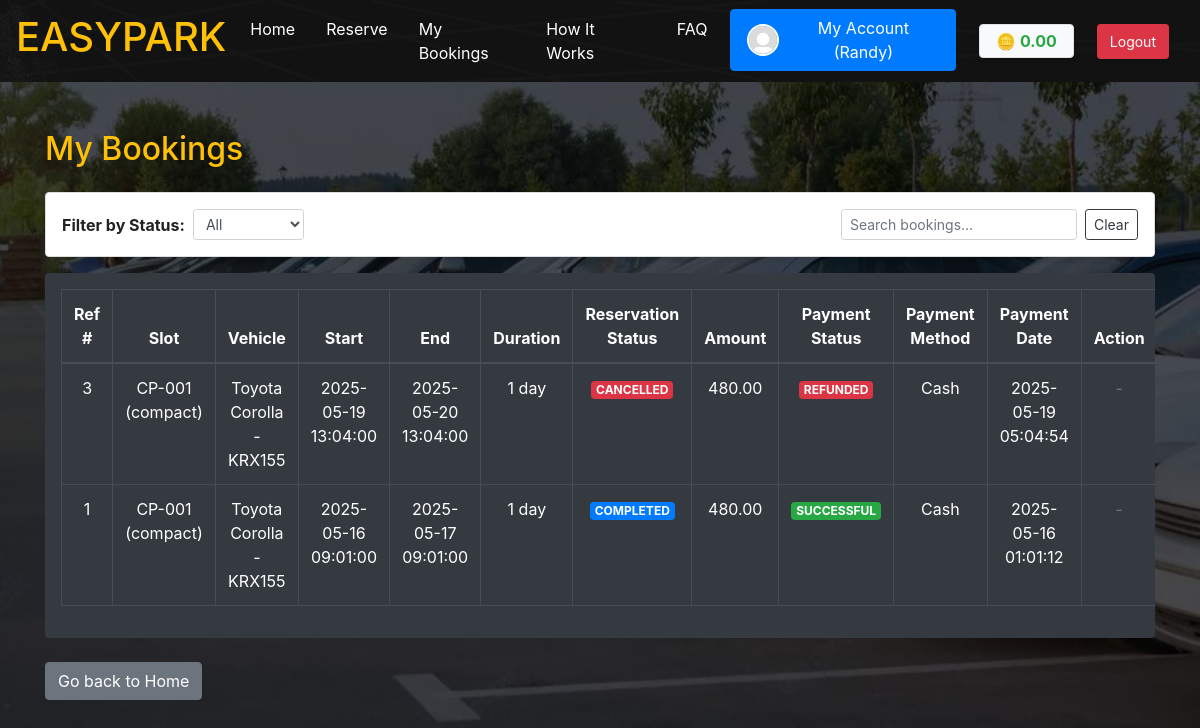
Before: /bookings.php (signed in) with the older database file.
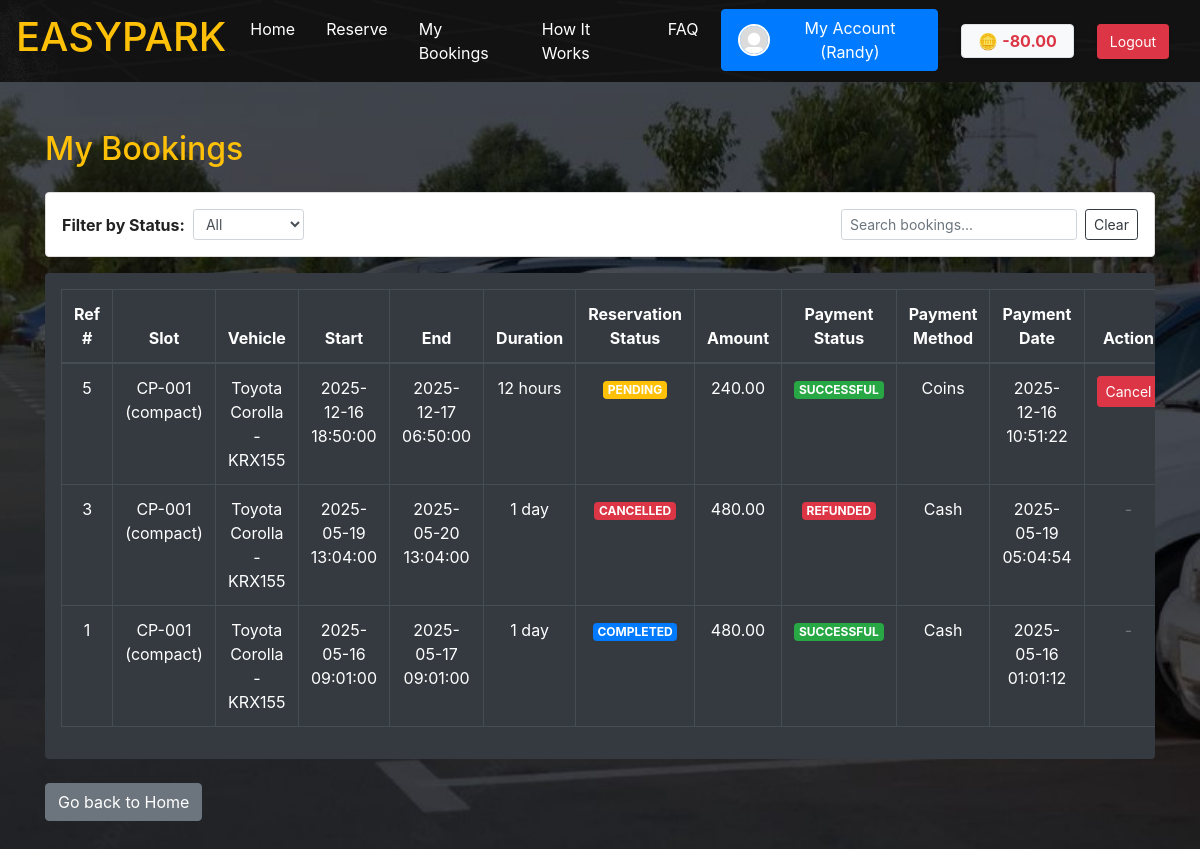
After: the same page with the newer database file.
### tables this page shows
CREATE TABLE `users` (
  `user_id` int(11) NOT NULL,
  `first_name` varchar(50) NOT NULL,
  `middle_name` varchar(50) DEFAULT NULL,
  `last_name` varchar(50) NOT NULL,
  `email` varchar(100) NOT NULL,
  `password` varchar(255) NOT NULL,
  `phone` varchar(20) DEFAULT NULL,
  `user_type` enum('admin','staff','client') NOT NULL DEFAULT 'client',
  `security_word` varchar(255) NOT NULL,
  `created_at` timestamp NULL DEFAULT current_timestamp(),
  `updated_at` timestamp NULL DEFAULT NULL ON UPDATE current_timestamp(),
  `is_active` tinyint(1) NOT NULL DEFAULT 1,
  `image` varchar(255) DEFAULT 'default.jpg',
  `coins` decimal(10,2) NOT NULL DEFAULT 0.00
);

CREATE TABLE `reservations` (
  `reservation_id` int(11) NOT NULL,
  `user_id` int(11) NOT NULL,
  `vehicle_id` int(11) NOT NULL,
  `parking_slot_id` int(11) NOT NULL,
  `start_time` datetime NOT NULL,
  `end_time` datetime NOT NULL,
  `duration` varchar(20) NOT NULL,
  `status` enum('pending','confirmed','ongoing','cancelled','expired','completed','void') NOT NULL DEFAULT 'pending',
  `created_at` timestamp NULL DEFAULT current_timestamp(),
  `updated_at` timestamp NULL DEFAULT NULL ON UPDATE current_timestamp()
);

CREATE TABLE `parking_slots` (
  `parking_slot_id` int(11) NOT NULL,
  `slot_number` varchar(10) NOT NULL,
  `slot_type` enum('two_wheeler','compact','standard','large') NOT NULL,
  `slot_status` enum('available','reserved','occupied','unavailable') DEFAULT 'available'
);

CREATE TABLE `Vehicle_Models` (
  `model_id` int(11) NOT NULL,
  `brand` varchar(50) NOT NULL,
  `model` varchar(50) NOT NULL,
  `type` enum('two_wheeler','compact','standard','large') NOT NULL
);

CREATE TABLE `vehicles` (
  `vehicle_id` int(11) NOT NULL,
  `user_id` int(11) NOT NULL,
  `plate_number` varchar(20) NOT NULL,
  `model_id` int(11) NOT NULL,
  `color` varchar(50) NOT NULL,
  `created_at` timestamp NULL DEFAULT current_timestamp(),
  `updated_at` timestamp NULL DEFAULT NULL ON UPDATE current_timestamp()
);

CREATE TABLE `payments` (
  `reference_number` int(11) NOT NULL,
  `user_id` int(11) DEFAULT NULL,
  `reservation_id` int(11) DEFAULT NULL,
  `amount` decimal(12,2) NOT NULL,
  `payment_date` timestamp NULL DEFAULT current_timestamp(),
  `method` enum('cash','online','coins') NOT NULL,
  `updated_at` timestamp NULL DEFAULT NULL ON UPDATE current_timestamp(),
  `status` enum('pending','successful','failed','refunded') DEFAULT 'pending'
);

### bookings.php (the view, shortened to what the changed rows need)
<?php
require_once 'includes/db.php';
$user_id = $_SESSION['user_id'];
$sql = "SELECT r.reservation_id, r.start_time, r.end_time, r.duration, r.status, s.slot_number, s.slot_type, v.plate_number, m.brand, m.model, p.amount, p.status AS payment_status, p.method, p.payment_date
FROM reservations r
JOIN parking_slots s ON r.parking_slot_id = s.parking_slot_id
JOIN vehicles v ON r.vehicle_id = v.vehicle_id
JOIN Vehicle_Models m ON v.model_id = m.model_id
LEFT JOIN payments p ON r.reservation_id = p.reservation_id
WHERE r.user_id = ?
ORDER BY r.start_time DESC";
$stmt = $pdo->prepare($sql);
$stmt->execute([$user_id]);
$bookings = $stmt->fetchAll(PDO::FETCH_ASSOC);
?>
<!DOCTYPE html>
<html lang="en">
<head>
  <link rel="stylesheet" href="css/font-awesome.min.css">
  <link rel="stylesheet" href="css/bootstrap.min.css">
</head>
<body class="bg-car">
  <?php include 'includes/client_navbar.php'; ?>
  <div class="container py-5">
    <h2 class="text-warning mb-4">My Bookings</h2>
    <div class="table-responsive bg-dark rounded p-3">
      <table class="table table-hover table-dark table-bordered align-middle text-center" id="bookingsTable">
        <thead>
          <tr>
            <th>Ref #</th>
            <th>Slot</th>
            <th>Vehicle</th>
            <th>Start</th>
            <th>End</th>
            <th>Duration</th>
            <th>Reservation Status</th>
            <th>Amount</th>
            <th>Payment Status</th>
            <th>Payment Method</th>
            <th>Payment Date</th>
            <th>Action</th>
          </tr>
        </thead>
        <tbody>
          <?php if (count($bookings) === 0): ?>
            <tr>
              <td colspan="12" class="text-center">No bookings found.</td>
            </tr>
          <?php else:
            foreach ($bookings as $b):
              $rowData = htmlspecialchars(json_encode($b));
              ?>
              <tr class="booking-row" data-booking='<?= $rowData ?>'>
                <td><?= htmlspecialchars($b['reservation_id']) ?></td>
                <td><?= htmlspecialchars($b['slot_number']) ?> (<?= htmlspecialchars($b['slot_type']) ?>)</td>
                <td><?= htmlspecialchars($b['brand'] . ' ' . $b['model'] . ' - ' . $b['plate_number']) ?></td>
                <td><?= htmlspecialchars($b['start_time']) ?></td>
                <td><?= htmlspecialchars($b['end_time']) ?></td>
                <td>
                  <?php
                  $durationText = $b['duration'];
                  if (is_numeric($durationText)) {
                    if ($durationText == 1) {
                      $durationText .= ' hour';
                    } elseif ($durationText < 24) {
                      $durationText .= ' hours';
                    } elseif ($durationText % 24 == 0) {
                      $days = $durationText / 24;
                      $durationText = $days . ' day' . ($days > 1 ? 's' : '');
                    } else {
                      $days = floor($durationText / 24);
                      $hours = $durationText % 24;
                      $durationText = $days . ' day' . ($days > 1 ? 's' : '');
                      if ($hours > 0)
                        $durationText .= ' ' . $hours . ' hour' . ($hours > 1 ? 's' : '');
                    }
                  }
                  echo htmlspecialchars($durationText);
                  ?>
                </td>
                <td>
                  <?php
                  $status = $b['status'];
                  $badge = 'secondary';
                  if ($status === 'pending')
                    $badge = 'warning';
                  elseif ($status === 'confirmed' || $status === 'ongoing')
                    $badge = 'success';
                  elseif ($status === 'cancelled' || $status === 'void')
                    $badge = 'danger';
                  elseif ($status === 'completed')
                    $badge = 'primary';
                  elseif ($status === 'expired')
                    $badge = 'dark';
                  ?>
                  <span class="badge bg-<?= $badge ?> text-uppercase"><?= htmlspecialchars($status) ?></span>
                </td>
                <td><i class="fas fa-coins text-warning"></i> <?= number_format($b['amount'], 2) ?></td>
                <td>
                  <?php
                  $pay = $b['payment_status'];
                  $payBadge = 'secondary';
                  if ($pay === 'pending')
                    $payBadge = 'warning';
                  elseif ($pay === 'successful')
                    $payBadge = 'success';
                  elseif ($pay === 'failed' || $pay === 'refunded')
                    $payBadge = 'danger';
                  ?>
                  <span class="badge bg-<?= $payBadge ?> text-uppercase"><?= $pay ? htmlspecialchars($pay) : 'N/A' ?></span>
                </td>
                <td><?= htmlspecialchars(ucfirst($b['method'])) ?></td>
                <td><?= htmlspecialchars($b['payment_date']) ?></td>
                <td>
                  <?php
                  $status = $b['status'];
                  if ($status === 'pending' || $status === 'confirmed'):
                    ?>
                    <button class="btn btn-sm btn-danger action-cancel" data-id="<?= $b['reservation_id'] ?>">Cancel</button>
                  <?php elseif ($status === 'ongoing'): ?>
                    <button class="btn btn-sm btn-success action-complete" data-id="<?= $b['reservation_id'] ?>">Mark as
                      Complete</button>
                  <?php else: ?>
                    <span class="text-muted">-</span>
                  <?php endif; ?>
                </td>
              </tr>
            <?php endforeach; endif; ?>
        </tbody>
      </table>
    </div>
  </div>
</body>
</html>

### includes/client_navbar.php (shortened to what the changed rows need)
<?php
require_once __DIR__ . '/db.php';
$profilePic = 'images/default.jpg';
?>
<nav id="navbar" class="navbar navbar-expand-lg bg-image-dark navbar-dark sticky-top w-100 px-3">
    <a id="opp" class="navbar-brand" href="index.php">
        <h1 class="custom-size 75rem">EASYPARK</h1>
    </a>
    <div class="collapse navbar-collapse justify-content-end" id="collapsibleNavbar">
        <ul id="opp" class="navbar-nav">
            <?php if (isset($_SESSION['user_id'])): ?>
                <li class="nav-item">
                    <a class="btn btn-primary d-flex align-items-center" href="profile.php" id="accountButton"
                        style="padding: 0.375rem 1rem;">
                        <img src="<?= htmlspecialchars($profilePic) ?>" alt="Profile"
                            style="width:32px;height:32px;object-fit:cover;border-radius:50%;border:2px solid #fff;margin-right:8px;">
                        My Account (<?= htmlspecialchars($_SESSION['username'] ?? 'User') ?>)
                    </a>
                </li>
                <?php
                $coins = 0.00;
                if (isset($_SESSION['user_id']) && isset($pdo)) {
                    $stmt = $pdo->prepare('SELECT coins FROM users WHERE user_id = ?');
                    $stmt->execute([$_SESSION['user_id']]);
                    $coins = $stmt->fetchColumn() ?: 0.00;
                }
                $coinColor = ($coins >= 0) ? '#28a745' : '#dc3545';
                ?>
                <li class="nav-item d-flex align-items-center ml-2">
                    <a href="wallet.php" class="badge badge-light px-3 py-2 border shadow-sm"
                        style="font-size: 1rem; color: #333; font-weight: 700; text-decoration: none;">
                        🪙 <span style="color: <?= $coinColor ?>;"><?= number_format($coins, 2) ?></span>
                    </a>
                </li>
                <li class="nav-item d-flex align-items-center ml-2">
                    <a href="logout.php" class="btn btn-danger btn-sm shadow-sm" style="padding: 0.375rem 0.75rem;">
                        <i class="fas fa-sign-out-alt"></i> Logout
                    </a>
                </li>
            <?php else: ?>
                <li class="nav-item ml-2">
                    <a class="nav-link btn btn-primary px-4 text-white" href="login.php">Login/Sign Up</a>
                </li>
            <?php endif; ?>
        </ul>
    </div>
</nav>

Changed rows visible on the page:
changed users: coins "0.00" → "-80.00"
added reservations: reservation "5", parking_slot.slot_number "CP-001", parking_slot.slot_type "compact", vehicle_models.brand+model "Toyota Corolla - KRX155", start_time "2025-12-16 18:50:00", end_time "2025-12-17 06:50:00", duration "12 hours", status "PENDING", payments.amount "240.00", payments.status "SUCCESSFUL", payments.method "Coins", payments.payment_date "2025-12-16 10:51:22"
